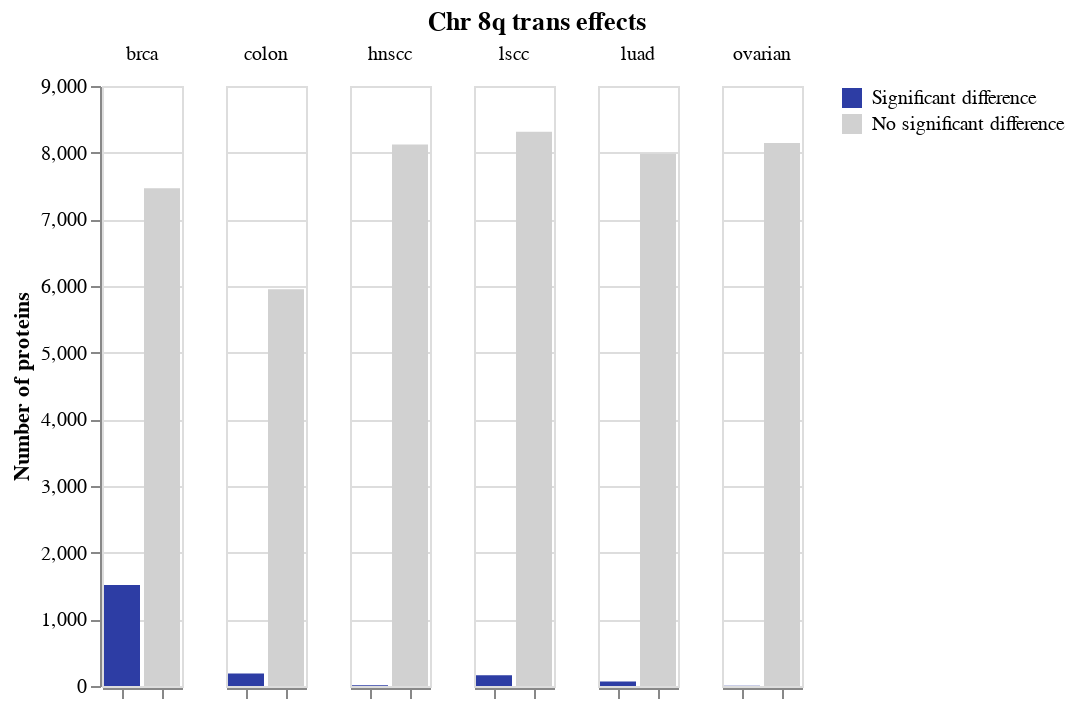

The notebook cell saved with this chart:
### Markdown cell above
## Select the proteins with a significant change, and take a detour to make some plots

### Code cell
prots = long_results[long_results["adj_p"] <= 0.05].reset_index(drop=True)
prots_cts = prots.groupby("cancer_type").count()[["protein"]]

fail_prots = long_results[long_results["adj_p"] > 0.05].reset_index(drop=True)
fail_cts = fail_prots.groupby("cancer_type").count()[["protein"]]

prots_cts.insert(0, "count_type", "Significant difference")
fail_cts.insert(0, "count_type", "No significant difference")

counts = prots_cts.append(fail_cts).sort_index().reset_index(drop=False)

alt.Chart(counts).mark_bar().encode(
    x=alt.X(
        "count_type",
        axis=alt.Axis(
            title=None,
            labels=False
        ),
        sort=["Significant difference"]
    ),
    y=alt.Y(
        "protein",
        axis=alt.Axis(
            title="Number of proteins"
        )
    ),
    color=alt.Color(
        "count_type",
        title=None,
        sort=["Significant difference"],
        scale=alt.Scale(
            domain=["Significant difference", "No significant difference"],
            range=["#2d3da4", "#d1d1d1"]
        )
    )
).facet(
    column=alt.Column(
        "cancer_type",
        title=None
    )
).properties(
    title=f"Chr {CHROMOSOME}{ARM} {TRANS_OR_CIS} effects"
).configure_title(
    anchor="middle"
)

### Figure 1 — Vega-Lite specification as saved in the notebook (floating-point values rounded to 4 significant figures)
{"config": {"view": {"continuousWidth": 400, "continuousHeight": 300}, "title": {"anchor": "middle"}}, "data": {"name": "data-0038d014132c99ebff19780a0d51de78"}, "facet": {"column": {"type": "nominal", "field": "cancer_type", "title": null}}, "spec": {"mark": "bar", "encoding": {"color": {"type": "nominal", "field": "count_type", "scale": {"domain": ["Significant difference", "No significant difference"], "range": ["#2d3da4", "#d1d1d1"]}, "sort": ["Significant difference"], "title": null}, "x": {"type": "nominal", "axis": {"labels": false, "title": null}, "field": "count_type", "sort": ["Significant difference"]}, "y": {"type": "quantitative", "axis": {"title": "Number of proteins"}, "field": "protein"}}}, "title": "Chr 8q trans effects", "$schema": "https://vega.github.io/schema/vega-lite/v4.8.1.json", "datasets": {"data-0038d014132c99ebff19780a0d51de78": [{"cancer_type": "brca", "count_type": "Significant difference", "protein": 1515}, {"cancer_type": "brca", "count_type": "No significant difference", "protein": 7467}, {"cancer_type": "colon", "count_type": "Significant difference", "protein": 188}, {"cancer_type": "colon", "count_type": "No significant difference", "protein": 5951}, {"cancer_type": "hnscc", "count_type": "Significant difference", "protein": 11}, {"cancer_type": "hnscc", "count_type": "No significant difference", "protein": 8123}, {"cancer_type": "lscc", "count_type": "Significant difference", "protein": 160}, {"cancer_type": "lscc", "count_type": "No significant difference", "protein": 8312}, {"cancer_type": "luad", "count_type": "Significant difference", "protein": 68}, {"cancer_type": "luad", "count_type": "No significant difference", "protein": 7983}, {"cancer_type": "ovarian", "count_type": "Significant difference", "protein": 2}, {"cancer_type": "ovarian", "count_type": "No significant difference", "protein": 8144}]}}
